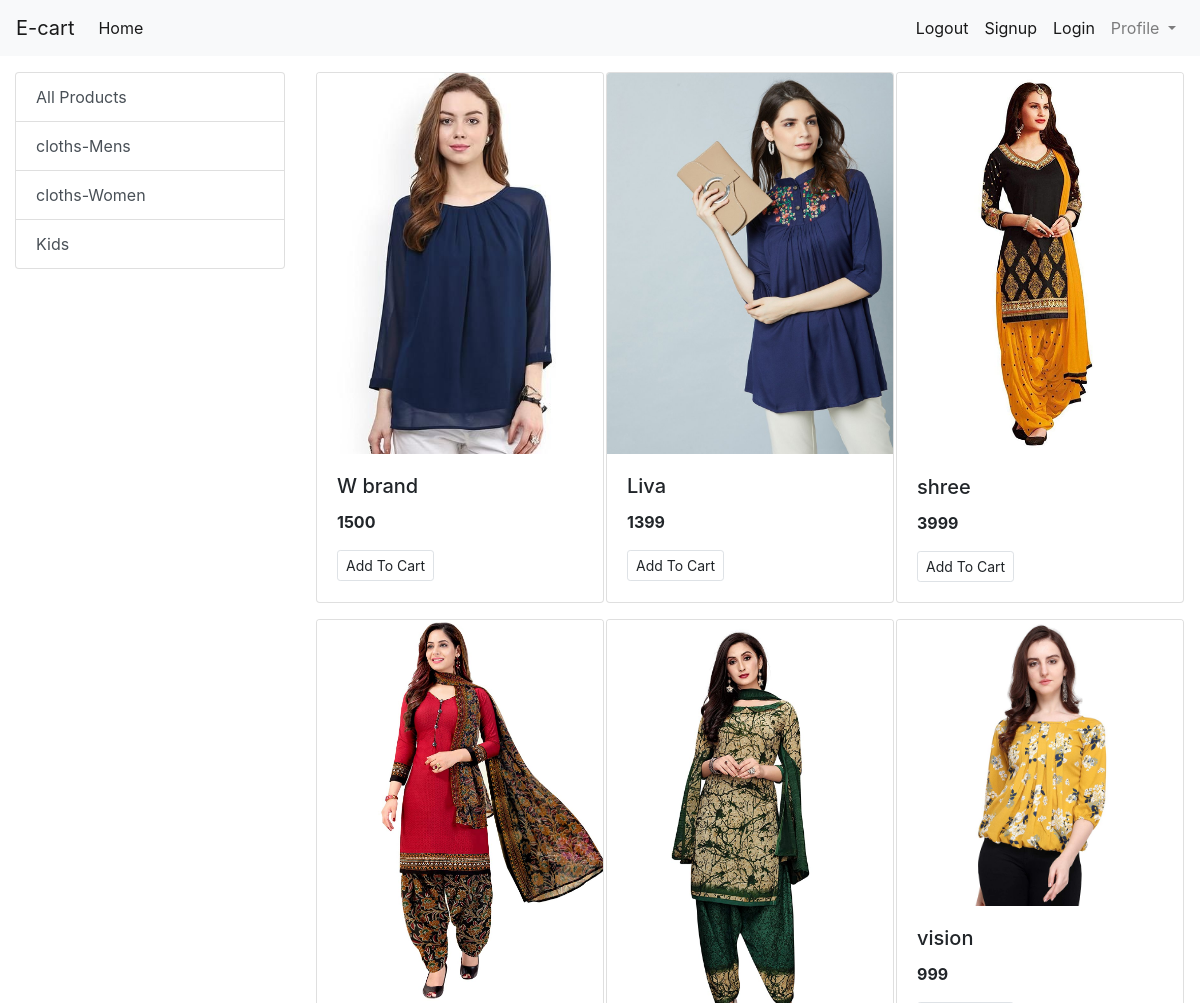
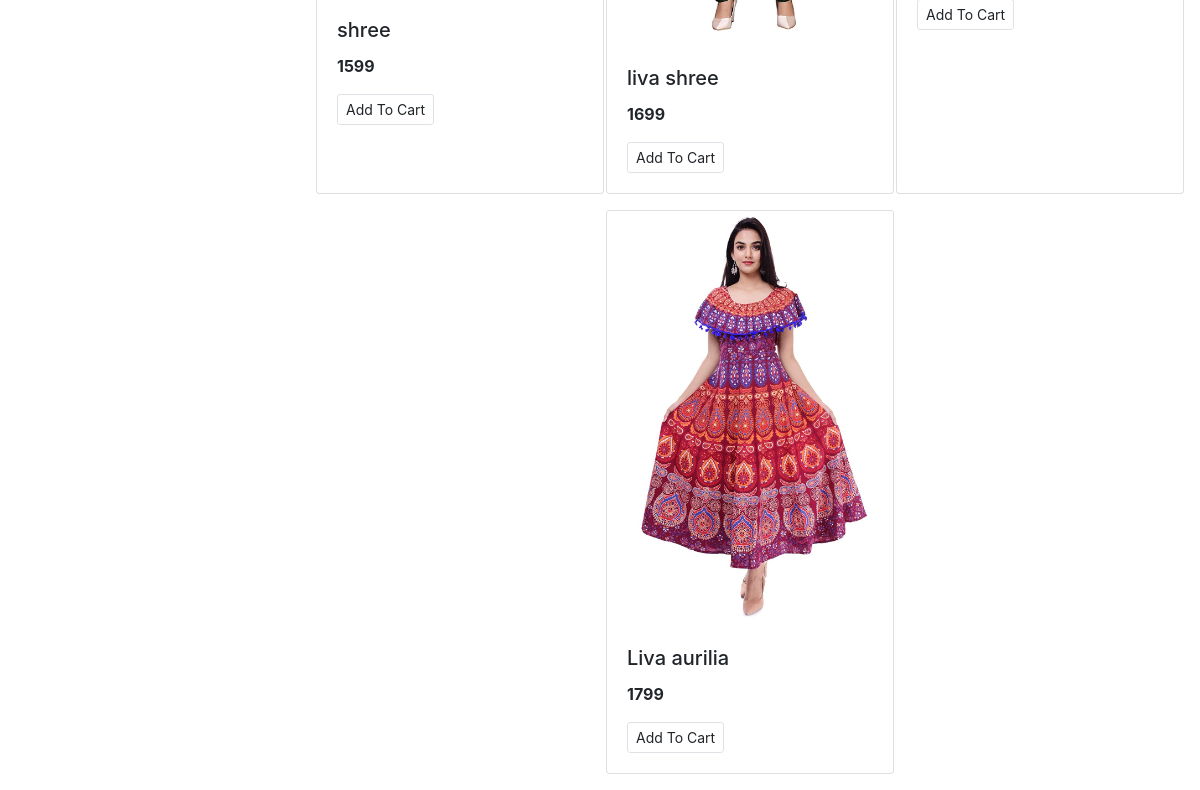
The page /?category=2 on the database as committed earlier (2 pictures, top to bottom).
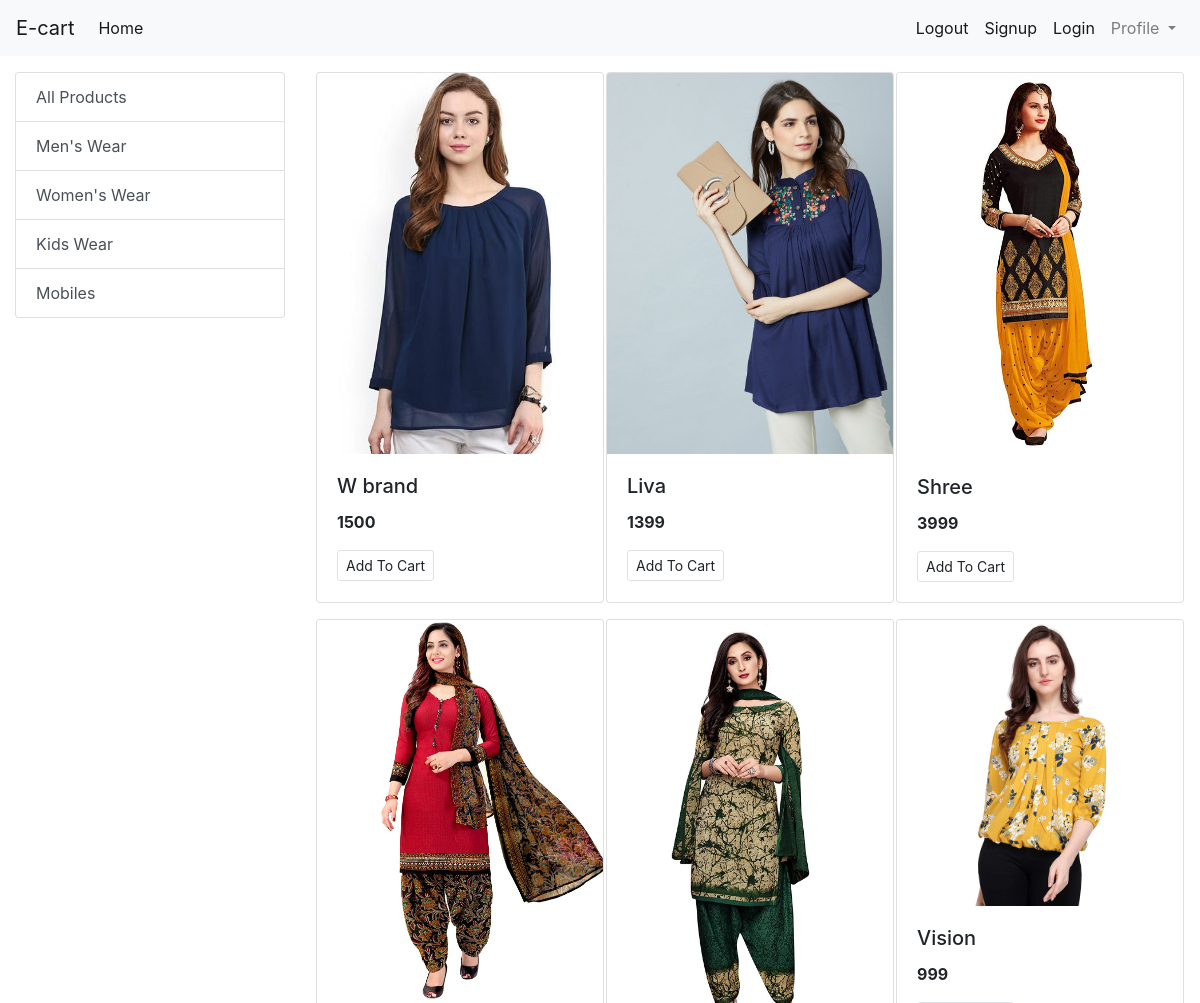
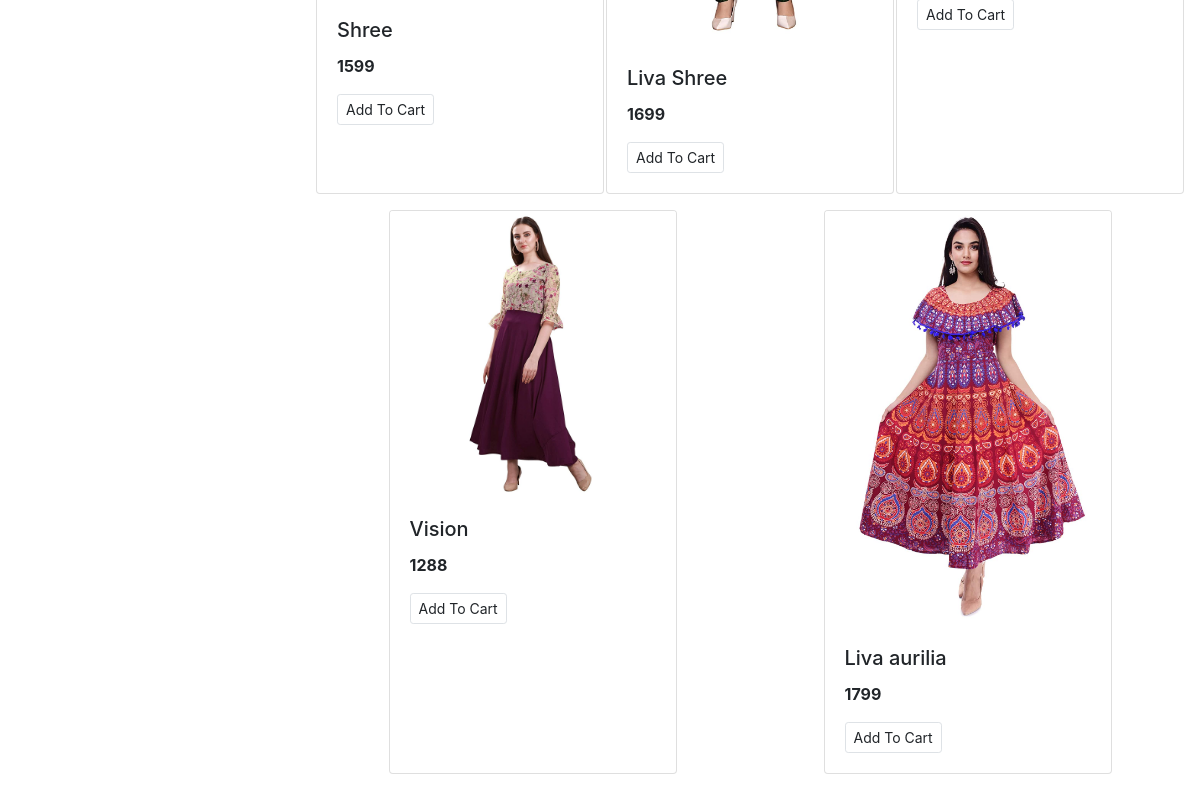
The same page on the database as committed later (2 pictures, top to bottom).
### store/models/category.py (models this page shows, shortened)
class Category(models.Model):
    name = models.CharField(max_length=20)
    @staticmethod
    def get_all_categories():
        return Category.objects.all()

### store/models/product.py (models this page shows)
class Product(models.Model):
    name = models.CharField(max_length=50)
    price = models.IntegerField(default=0)
    category = models.ForeignKey(Category, on_delete=models.CASCADE,default=1)
    description = models.CharField(max_length=200,default='', null = True, blank = True )
    image =models.ImageField(upload_to='static/products/')
    @staticmethod
    def get_all_products():
        return Product.objects.all()
    @staticmethod
    def get_all_products_by_categoryid(category_id):
        if category_id:
            return Product.objects.filter(category = category_id)
        else:
            return Product.get_all_products()

### store/views.py (the view)
# urls.py: path('',index),
def index(request):
    products = Product.get_all_products()
    categories = Category.get_all_categories()
    categoryID = (request.GET.get('category'))
    if categoryID:
        products =Product.get_all_products_by_categoryid(categoryID)
    else:
        products = Product.get_all_products
    data = {}
    data['products'] = products
    data['categories'] = categories
    return render(request,'index.html', data)

### store/templates/index.html
{% extends 'base.html'%}
{% block content %}
<div class="container-fluid mt-3">
    <div class="row">
        <div class="col-lg-3 mx-auto">
            <div class="list-group">
                <a href="/" class="list-group-item list-group-item-action">All Products</a>
                {% for category in categories%}
                <a href="/?category={{category.id}}" class="list-group-item list-group-item-action">
                    {{category.name}}</a>
                {% endfor %}
            </div>
        </div>
        <div id='products' class="col-lg-9 mx-auto">
            <div class="row mx-auto">
                {% for Product in products %}
                <div class="card mx-auto mb-3" style="width: 18rem;">
                    <img src="{{Product.image.url}}" class="card-img-top" alt="...">
                    <div class="card-body">
                        <h5 class="card-title">{{Product.name}}</h5>
                        <p class="card-text"><b>{{Product.price}}</b></p>
                        <a href="#" class="btn border btn-sm">Add To Cart</a>
                    </div>
                </div>
                {%endfor%}
            </div>
        </div>
    </div>
</div>
{% endblock %}

Rows that differ between the two databases and show on the page:
changed Category: name "cloths-Mens" → "Men's Wear"
changed Category: name "cloths-Women" → "Women's Wear"
changed Category: name "Kids" → "Kids Wear"
added Category: name "Mobiles"
changed Product (number 3 of 8 on the later page): name "shree" → "Shree"
changed Product (number 4 of 8 on the later page): name "shree" → "Shree"
changed Product: name "liva shree" → "Liva Shree"
changed Product (number 6 of 8 on the later page): name "vision" → "Vision"
now on this page (row edited): Product: image (picture), name "Vision", price "1288"
